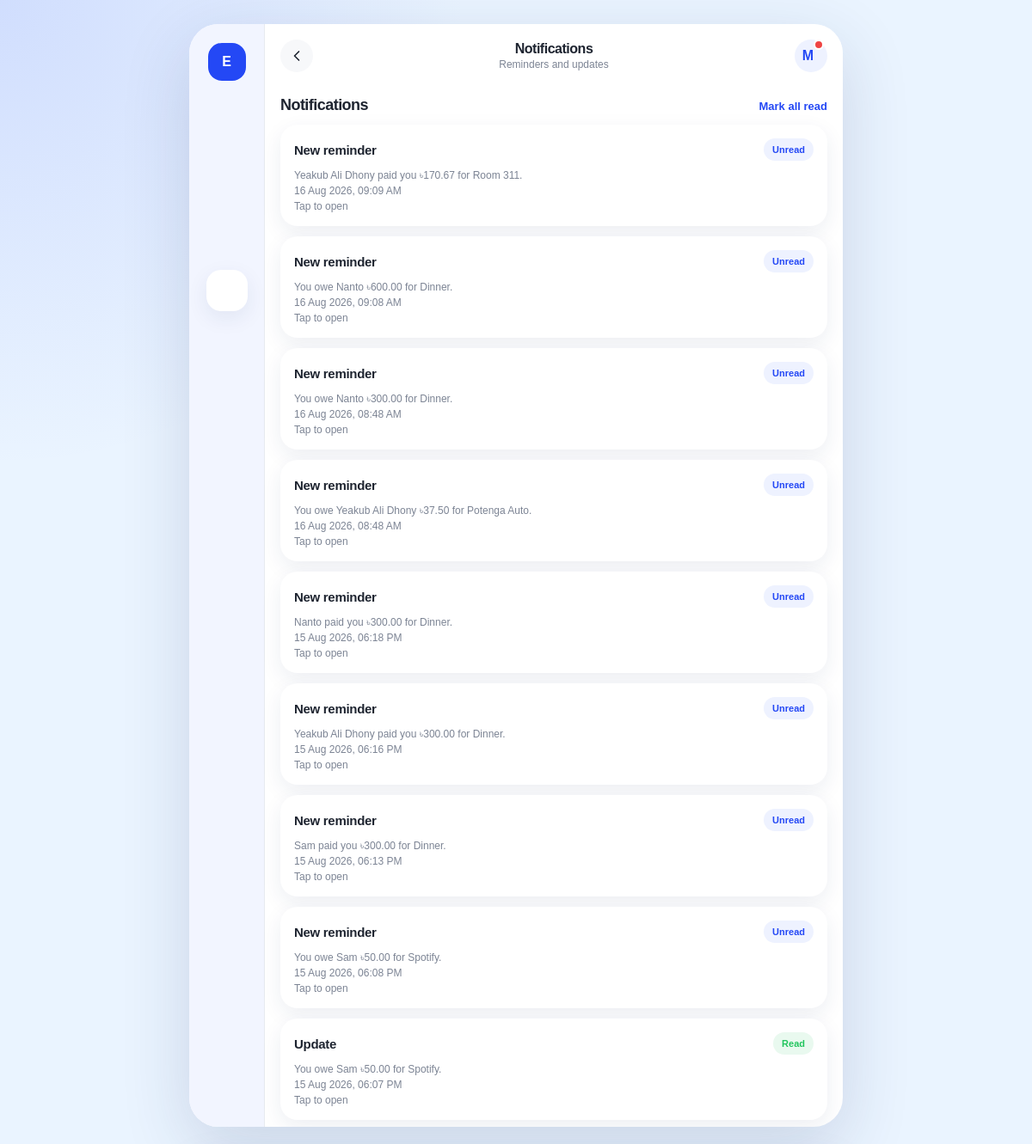
The app's page /notifications/index.php (signed in) with its own data.
### tables this page shows
CREATE TABLE `notifications` (
  `notification_id` int(11) NOT NULL,
  `message` varchar(255) NOT NULL,
  `is_read` tinyint(1) DEFAULT 0,
  `sent_at` timestamp NOT NULL DEFAULT current_timestamp(),
  `deadline_id` int(11) DEFAULT NULL,
  `user_id` int(11) NOT NULL
);

### notifications/index.php (the view, shortened to what this page needs)
<?php
require_once "../config/database.php";
$user_id = (int) $_SESSION["user_id"];
$stmt = $conn->prepare("SELECT * FROM notifications WHERE user_id = ? ORDER BY is_read, sent_at DESC");
$stmt->bind_param("i", $user_id); $stmt->execute(); $notifications = $stmt->get_result();
include "../includes/header.php";
?>
<div class="section-header" style="margin-top:0;"><h2>Notifications</h2><form method="POST"><input type="hidden" name="action" value="mark_all_read"><button class="section-link" type="submit" style="border:0;background:transparent;">Mark all read</button></form></div>
<div class="card-list">
    <?php if ($notifications->num_rows > 0): while ($n = $notifications->fetch_assoc()): ?>
        <a class="notification-card" href="index.php?open=<?= (int) $n["notification_id"] ?>">
            <div class="row-top"><h3><?= $n["is_read"] ? "Update" : "New reminder" ?></h3><span class="badge <?= $n["is_read"] ? 'success' : '' ?>"><?= $n["is_read"] ? "Read" : "Unread" ?></span></div>
            <p class="group-meta" style="margin-top:10px;"><?= htmlspecialchars($n["message"]) ?></p>
            <p class="transaction-meta"><?= htmlspecialchars(date("d M Y, h:i A", strtotime($n["sent_at"]))) ?></p>
            <p class="transaction-meta">Tap to open</p>
        </a>
    <?php endwhile; else: ?>
        <div class="empty-state"><h3>No notifications</h3><p>Settlement and subscription reminders will appear here.</p></div>
    <?php endif; ?>
</div>
<?php include "../includes/footer.php"; ?>

### css/style.css (style rules this page uses)
:root { --primary: #2448f5; --primary-dark: #1939d6; --primary-light: #eef2ff; --background: #ffffff; --surface: #f7f8fa; --surface-blue: #f2f5ff; --text-primary: #1e2430; --text-secondary: #7c8494; --text-muted: #a7aebb; --border: #e7eaf0; --success: #22c55e; --warning: #f59e0b; --danger: #ef4444; --shadow: 0 8px 25px rgba(30, 50, 100, 0.08); --shadow-strong: 0 18px 45px rgba(36, 72, 245, 0.18); --radius-sm: 8px; --radius-md: 14px; --radius-lg: 20px; --radius-xl: 28px; --app-width: 460px; }
* { box-sizing: border-box; margin: 0; padding: 0; }
html { scroll-behavior: smooth; }
body { min-height: 100vh; background: radial-gradient(circle at top left, rgba(36, 72, 245, 0.13), transparent 34rem), #eaf4ff; color: var(--text-primary); font-family: "Trebuchet MS", Arial, Helvetica, sans-serif; }
a { color: inherit; text-decoration: none; }
button, input, select, textarea { font: inherit; }
button { cursor: pointer; }
.section-header { display: flex; align-items: center; justify-content: space-between; gap: 12px; margin: 26px 0 12px; }
.section-header h2 { font-size: 18px; letter-spacing: -0.03em; }
.section-link { color: var(--primary); font-size: 13px; font-weight: 800; }
.card, .summary-card, .mini-card, .form-card, .transaction-row, .group-card, .user-row, .notification-card, .payment-card { border-radius: var(--radius-lg); background: white; box-shadow: var(--shadow); }
.card-list { display: grid; gap: 12px; }
.group-card, .payment-card, .notification-card { display: block; padding: 16px; }
.group-card-top, .row-top { display: flex; align-items: center; justify-content: space-between; gap: 12px; }
.group-card h3, .transaction-row h3, .user-row h3, .payment-card h3, .notification-card h3 { font-size: 15px; letter-spacing: -0.02em; }
.group-meta, .row-meta, .transaction-meta { margin-top: 4px; color: var(--text-secondary); font-size: 12px; }
.badge { display: inline-flex; align-items: center; min-height: 26px; padding: 5px 10px; border-radius: 999px; background: var(--primary-light); color: var(--primary); font-size: 11px; font-weight: 900; }
.badge.success { background: #e9f9ef; color: var(--success); }
@media (min-width: 900px) { body { padding: 28px 0; } }

### records on screen
notifications: is_read "New reminder", message "Yeakub Ali Dhony paid you ৳170.67 for Room 311.", sent_at "16 Aug 2026, 09:09 AM"
notifications: is_read "New reminder", message "You owe Nanto ৳600.00 for Dinner.", sent_at "16 Aug 2026, 09:08 AM"
notifications: is_read "New reminder", message "You owe Nanto ৳300.00 for Dinner.", sent_at "16 Aug 2026, 08:48 AM"
notifications: is_read "New reminder", message "You owe Yeakub Ali Dhony ৳37.50 for Potenga Auto.", sent_at "16 Aug 2026, 08:48 AM"
notifications: is_read "New reminder", message "Nanto paid you ৳300.00 for Dinner.", sent_at "15 Aug 2026, 06:18 PM"
notifications: is_read "New reminder", message "Yeakub Ali Dhony paid you ৳300.00 for Dinner.", sent_at "15 Aug 2026, 06:16 PM"
notifications: is_read "New reminder", message "Sam paid you ৳300.00 for Dinner.", sent_at "15 Aug 2026, 06:13 PM"
notifications: is_read "New reminder", message "You owe Sam ৳50.00 for Spotify.", sent_at "15 Aug 2026, 06:08 PM"
notifications: is_read "Update", message "You owe Sam ৳50.00 for Spotify.", sent_at "15 Aug 2026, 06:07 PM"

### other values on screen
$pageTitle "Notifications"
$pageSubtitle "Reminders and updates"
$userInitial "M"
